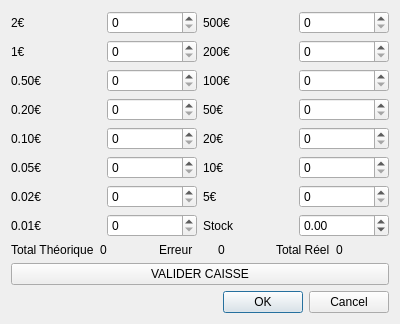
<?xml version="1.0" encoding="UTF-8"?>
<ui version="4.0">
 <class>DialogCaisse</class>
 <widget class="QDialog" name="DialogCaisse">
  <property name="geometry">
   <rect>
    <x>0</x>
    <y>0</y>
    <width>400</width>
    <height>301</height>
   </rect>
  </property>
  <property name="windowTitle">
   <string>Dialog</string>
  </property>
  <layout class="QGridLayout" name="gridLayout_2">
   <item row="1" column="0">
    <layout class="QGridLayout" name="gridLayout">
     <item row="4" column="0">
      <widget class="QLabel" name="label_020">
       <property name="text">
        <string>0.20€</string>
       </property>
      </widget>
     </item>
     <item row="1" column="2">
      <widget class="QLabel" name="label_500">
       <property name="text">
        <string>500€</string>
       </property>
      </widget>
     </item>
     <item row="1" column="3">
      <widget class="QSpinBox" name="spinBox_500">
       <property name="maximum">
        <number>5000</number>
       </property>
      </widget>
     </item>
     <item row="2" column="0">
      <widget class="QLabel" name="label_1">
       <property name="text">
        <string>1€</string>
       </property>
      </widget>
     </item>
     <item row="3" column="0">
      <widget class="QLabel" name="label_050">
       <property name="text">
        <string>0.50€</string>
       </property>
      </widget>
     </item>
     <item row="6" column="0">
      <widget class="QLabel" name="label_005">
       <property name="text">
        <string>0.05€</string>
       </property>
      </widget>
     </item>
     <item row="5" column="0">
      <widget class="QLabel" name="label_010">
       <property name="text">
        <string>0.10€</string>
       </property>
      </widget>
     </item>
     <item row="7" column="0">
      <widget class="QLabel" name="label_002">
       <property name="text">
        <string>0.02€</string>
       </property>
      </widget>
     </item>
     <item row="1" column="1">
      <widget class="QSpinBox" name="spinBox_2">
       <property name="maximum">
        <number>5000</number>
       </property>
      </widget>
     </item>
     <item row="1" column="0">
      <widget class="QLabel" name="label_2">
       <property name="text">
        <string>2€</string>
       </property>
      </widget>
     </item>
     <item row="9" column="0" colspan="4">
      <layout class="QHBoxLayout" name="horizontalLayout">
       <item>
        <widget class="QLabel" name="label_tt">
         <property name="text">
          <string>Total Théorique</string>
         </property>
        </widget>
       </item>
       <item>
        <widget class="QLabel" name="label_totalTheo">
         <property name="text">
          <string>0</string>
         </property>
        </widget>
       </item>
       <item>
        <widget class="QLabel" name="label_er">
         <property name="text">
          <string>Erreur</string>
         </property>
        </widget>
       </item>
       <item>
        <widget class="QLabel" name="label_erreur">
         <property name="text">
          <string>0</string>
         </property>
        </widget>
       </item>
       <item>
        <widget class="QLabel" name="label_tr">
         <property name="text">
          <string>Total Réel</string>
         </property>
        </widget>
       </item>
       <item>
        <widget class="QLabel" name="label_totalReel">
         <property name="text">
          <string>0</string>
         </property>
        </widget>
       </item>
      </layout>
     </item>
     <item row="4" column="1">
      <widget class="QSpinBox" name="spinBox_020">
       <property name="maximum">
        <number>5000</number>
       </property>
      </widget>
     </item>
     <item row="3" column="1">
      <widget class="QSpinBox" name="spinBox_050">
       <property name="maximum">
        <number>5000</number>
       </property>
      </widget>
     </item>
     <item row="2" column="1">
      <widget class="QSpinBox" name="spinBox_1">
       <property name="maximum">
        <number>5000</number>
       </property>
      </widget>
     </item>
     <item row="8" column="0">
      <widget class="QLabel" name="label_001">
       <property name="text">
        <string>0.01€</string>
       </property>
      </widget>
     </item>
     <item row="8" column="1">
      <widget class="QSpinBox" name="spinBox_001">
       <property name="maximum">
        <number>5000</number>
       </property>
      </widget>
     </item>
     <item row="7" column="1">
      <widget class="QSpinBox" name="spinBox_002">
       <property name="maximum">
        <number>5000</number>
       </property>
      </widget>
     </item>
     <item row="5" column="1">
      <widget class="QSpinBox" name="spinBox_010">
       <property name="maximum">
        <number>5000</number>
       </property>
      </widget>
     </item>
     <item row="2" column="2">
      <widget class="QLabel" name="label_200">
       <property name="text">
        <string>200€</string>
       </property>
      </widget>
     </item>
     <item row="6" column="1">
      <widget class="QSpinBox" name="spinBox_005">
       <property name="maximum">
        <number>5000</number>
       </property>
      </widget>
     </item>
     <item row="3" column="2">
      <widget class="QLabel" name="label_100">
       <property name="text">
        <string>100€</string>
       </property>
      </widget>
     </item>
     <item row="4" column="2">
      <widget class="QLabel" name="label_50">
       <property name="text">
        <string>50€</string>
       </property>
      </widget>
     </item>
     <item row="5" column="2">
      <widget class="QLabel" name="label_20">
       <property name="text">
        <string>20€</string>
       </property>
      </widget>
     </item>
     <item row="7" column="2">
      <widget class="QLabel" name="label_5">
       <property name="text">
        <string>5€</string>
       </property>
      </widget>
     </item>
     <item row="7" column="3">
      <widget class="QSpinBox" name="spinBox_5">
       <property name="maximum">
        <number>5000</number>
       </property>
      </widget>
     </item>
     <item row="6" column="2">
      <widget class="QLabel" name="label_10">
       <property name="text">
        <string>10€</string>
       </property>
      </widget>
     </item>
     <item row="2" column="3">
      <widget class="QSpinBox" name="spinBox_200">
       <property name="maximum">
        <number>5000</number>
       </property>
      </widget>
     </item>
     <item row="5" column="3">
      <widget class="QSpinBox" name="spinBox_20">
       <property name="maximum">
        <number>5000</number>
       </property>
      </widget>
     </item>
     <item row="6" column="3">
      <widget class="QSpinBox" name="spinBox_10">
       <property name="maximum">
        <number>5000</number>
       </property>
      </widget>
     </item>
     <item row="3" column="3">
      <widget class="QSpinBox" name="spinBox_100">
       <property name="maximum">
        <number>5000</number>
       </property>
      </widget>
     </item>
     <item row="4" column="3">
      <widget class="QSpinBox" name="spinBox_50">
       <property name="maximum">
        <number>5000</number>
       </property>
      </widget>
     </item>
     <item row="8" column="2">
      <widget class="QLabel" name="label_st">
       <property name="text">
        <string>Stock</string>
       </property>
      </widget>
     </item>
     <item row="8" column="3">
      <widget class="QDoubleSpinBox" name="doubleSpinBox_stock">
       <property name="minimum">
        <double>-5000.000000000000000</double>
       </property>
       <property name="maximum">
        <double>5000.000000000000000</double>
       </property>
      </widget>
     </item>
    </layout>
   </item>
   <item row="3" column="0">
    <widget class="QDialogButtonBox" name="buttonBox">
     <property name="orientation">
      <enum>Qt::Horizontal</enum>
     </property>
     <property name="standardButtons">
      <set>QDialogButtonBox::Cancel|QDialogButtonBox::Ok</set>
     </property>
    </widget>
   </item>
   <item row="2" column="0">
    <widget class="QPushButton" name="pushButtonValiderCaisse">
     <property name="text">
      <string>VALIDER CAISSE</string>
     </property>
    </widget>
   </item>
  </layout>
 </widget>
 <tabstops>
  <tabstop>spinBox_2</tabstop>
  <tabstop>spinBox_1</tabstop>
  <tabstop>spinBox_050</tabstop>
  <tabstop>spinBox_020</tabstop>
  <tabstop>spinBox_010</tabstop>
  <tabstop>spinBox_005</tabstop>
  <tabstop>spinBox_002</tabstop>
  <tabstop>spinBox_001</tabstop>
  <tabstop>spinBox_500</tabstop>
  <tabstop>spinBox_200</tabstop>
  <tabstop>spinBox_100</tabstop>
  <tabstop>spinBox_50</tabstop>
  <tabstop>spinBox_20</tabstop>
  <tabstop>spinBox_10</tabstop>
  <tabstop>spinBox_5</tabstop>
 </tabstops>
 <resources/>
 <connections>
  <connection>
   <sender>buttonBox</sender>
   <signal>rejected()</signal>
   <receiver>DialogCaisse</receiver>
   <slot>reject()</slot>
   <hints>
    <hint type="sourcelabel">
     <x>316</x>
     <y>260</y>
    </hint>
    <hint type="destinationlabel">
     <x>286</x>
     <y>274</y>
    </hint>
   </hints>
  </connection>
 </connections>
</ui>
